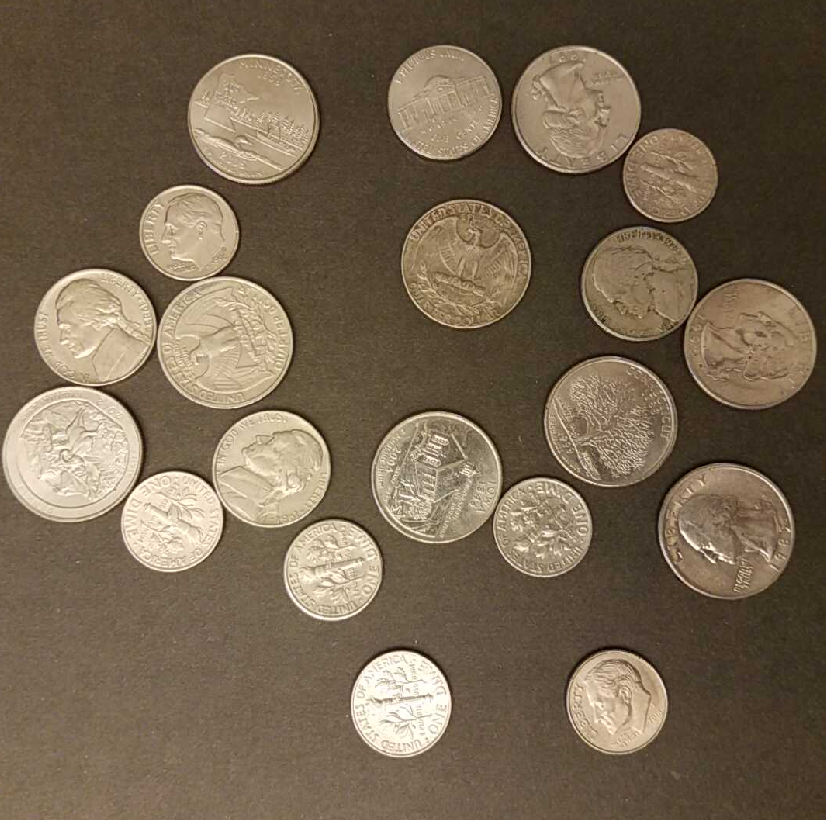
#> input picture 4b_curve_detection/coins.png, 826 x 820 px
$ python ex4b_b.py
#> lines starting #> are read from the running program, lines starting #| are printed output that depends on the picture; after the words box and inside, x2 and y2 are one past the last pixel; in counts of white or black regions, pixels touching at a corner belong together
# %% [markdown]
# Let's identify coins!
# in the image given below we want to detect each coin currency,
# and we'll do it with cv2.HoughCircles!

# %%
# to run in google colab
import sys

if "google.colab" in sys.modules:

    def download_from_web(url):
        import requests

        response = requests.get(url)
        if response.status_code == 200:
            with open(url.split("/")[-1], "wb") as file:
                file.write(response.content)
        else:
            raise Exception(
                f"Failed to download the image. Status code: {response.status_code}"
            )

    download_from_web(
        "https://github.com/YoniChechik/AI_is_Math/raw/master/c_04b_hough_transform/ex4b/coins.png"
    )


# %%
import cv2
from matplotlib import pyplot as plt

figsize = (10, 10)

# %%
im3 = cv2.imread("coins.png")
#> im3 is the input picture: shape (820, 826, 3); mean B, G, R 79.4, 100.5, 116.9
im3 = cv2.cvtColor(im3, cv2.COLOR_BGR2RGB)
im = cv2.cvtColor(im3, cv2.COLOR_RGB2GRAY)
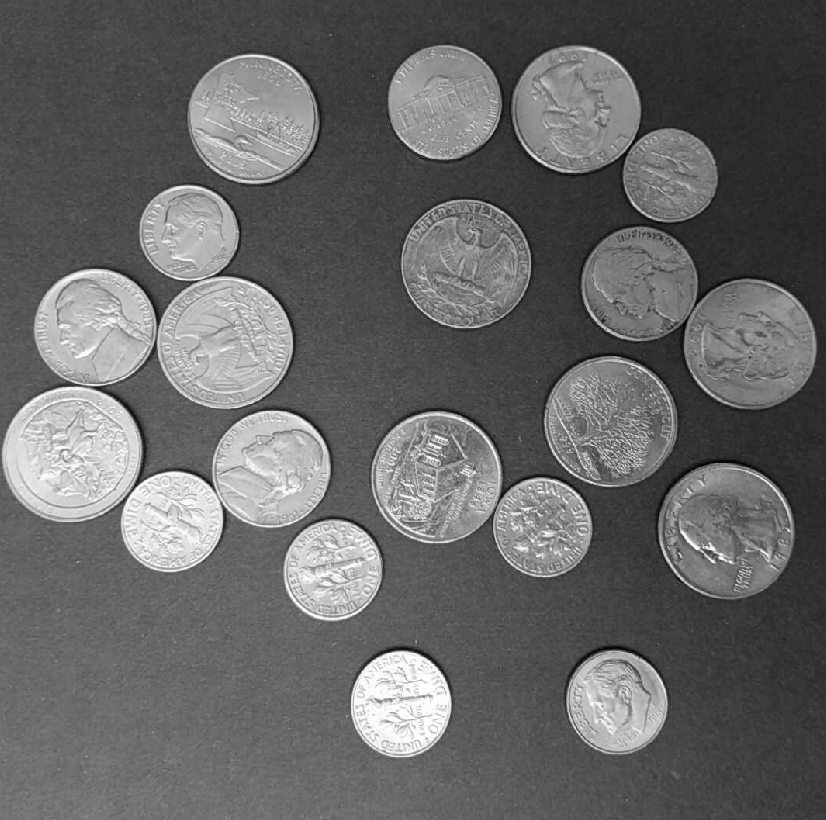
#> im: shape (820, 826); min 3, max 254, mean 103
res = im3.copy()

# to detect the right circle dimeter and place
acc_ratio = 1.5
min_dist = 25
canny_upper_th = 550
acc_th = 85
circles = cv2.HoughCircles(
    im,
    cv2.HOUGH_GRADIENT,
    acc_ratio,
    min_dist,
    param1=canny_upper_th,
    param2=acc_th,
    minRadius=None,
    maxRadius=None,
)
#> circles = 20 rows, first 8: [608.2, 420.8, 64.5], [224.2, 339.8, 68.7], [750.8, 344.2, 64.95], [465.8, 264.8, 64.5], [270.8, 467.2, 59.1], [170.2, 519.8, 51.45], [71.25, 453.8, 69.75], [95.25, 329.2, 60.45]

# %%
# === font vars
font = cv2.FONT_HERSHEY_SIMPLEX
bottomLeftCornerOfText = (10, 500)
fontScale = 0.8
fontColor = (0, 0, 0)
lineType = 2


# ==== for each detected circle
for xyr in circles[0, :]:
    # draw the outer circle
    c_xy = (int(xyr[0]), int(xyr[1]))
    r = int(xyr[2])
    res = cv2.circle(res, c_xy, r, (0, 255, 0), 3)

    # TODO: write currency type on each coin.
    # use cv2.putText() and the font vars above.
    # If you need, different coin sizes can be found here:
    # https://avocadoughtoast.com/weights-sizes-us-coins/

    if r > 60:
        coin_type = "Q"

    elif r > 51:
        coin_type = "N"
    else:
        coin_type = "D"
    text_pos = (c_xy[0], c_xy[1])
    cv2.putText(
            res,
            coin_type,
            text_pos,
            font,
            fontScale,
            fontColor,
            lineType
        )
#> this loop made 20 passes
#> (xyr, r, coin_type, text_pos) on passes 1 to 12: ([608.2, 420.8, 64.5], 64, 'Q', (608, 420)), ([224.2, 339.8, 68.7], 68, 'Q', (224, 339)), ([750.8, 344.2, 64.95], 64, 'Q', (750, 344)), ([465.8, 264.8, 64.5], 64, 'Q', (465, 264)), ([270.8, 467.2, 59.1], 59, 'N', (270, 467)), ([170.2, 519.8, 51.45], 51, 'D', (170, 519)), ([71.25, 453.8, 69.75], 69, 'Q', (71, 453)), ([95.25, 329.2, 60.45], 60, 'N', (95, 329)), ([438.8, 474.8, 66.15], 66, 'Q', (438, 474)), ([576.8, 108.8, 62.25], 62, 'Q', (576, 108)), ([615.8, 699.8, 49.65], 49, 'D', (615, 699)), ([333.8, 569.2, 48.6], 48, 'D', (333, 569))
#> pass 1, `res = cv2.circle(res, c_xy, r, (0, 255, 0), 3)`:
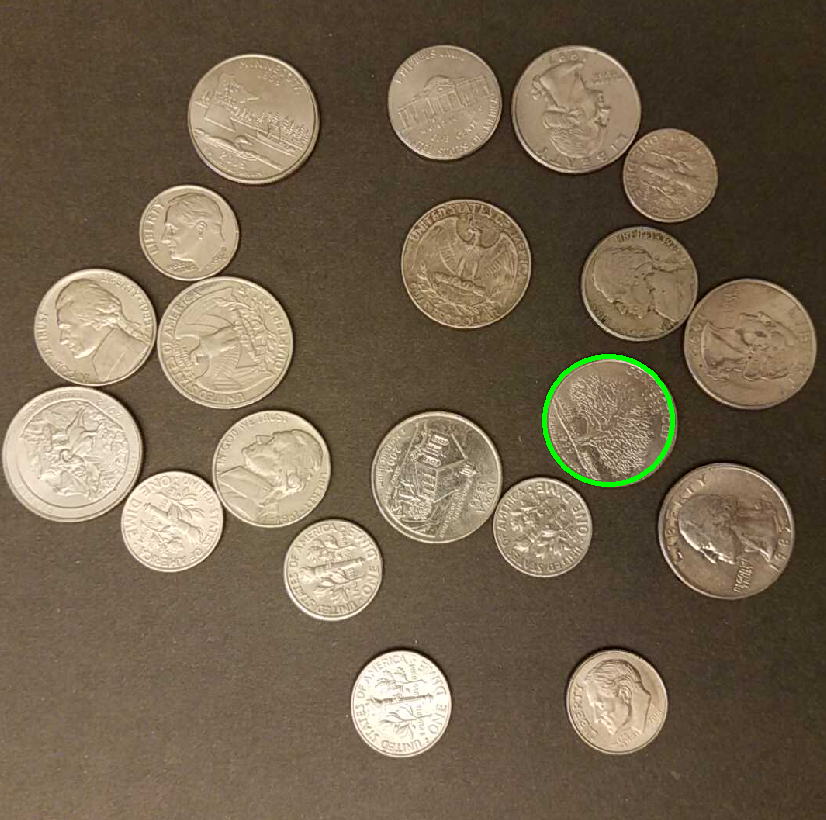
#> res: shape (820, 826, 3); mean R, G, B 116.6, 101, 79.1
#> pass 2, `res = cv2.circle(res, c_xy, r, (0, 255, 0), 3)`:
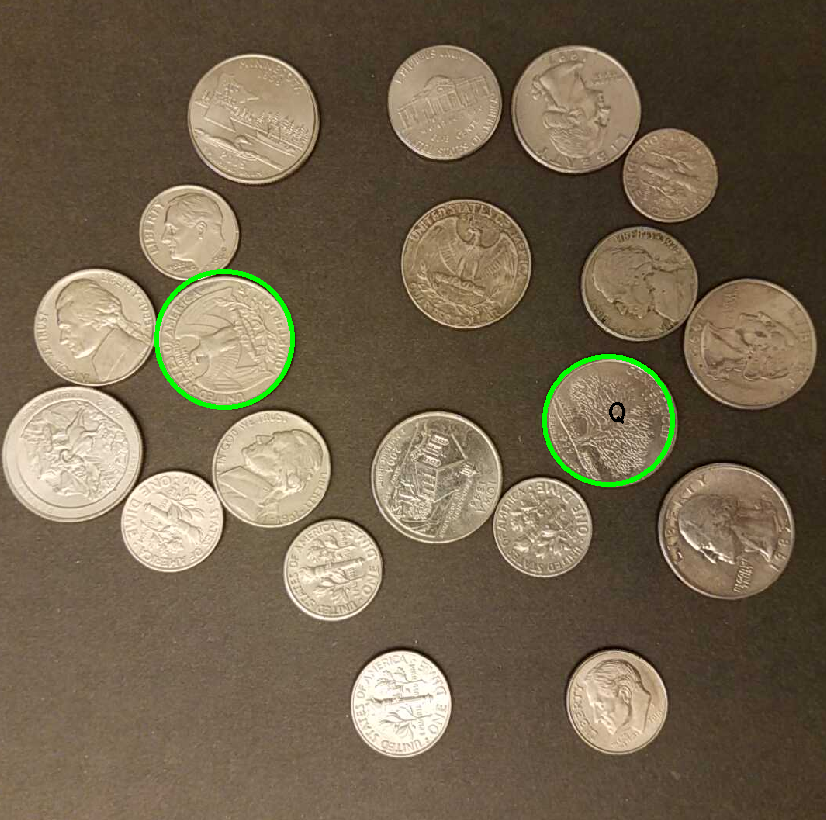
#> res: shape (820, 826, 3); 0.33% of pixels changed, all inside (x1, y1, x2, y2) = (154, 269, 625, 424)
#> pass 3, `res = cv2.circle(res, c_xy, r, (0, 255, 0), 3)`:
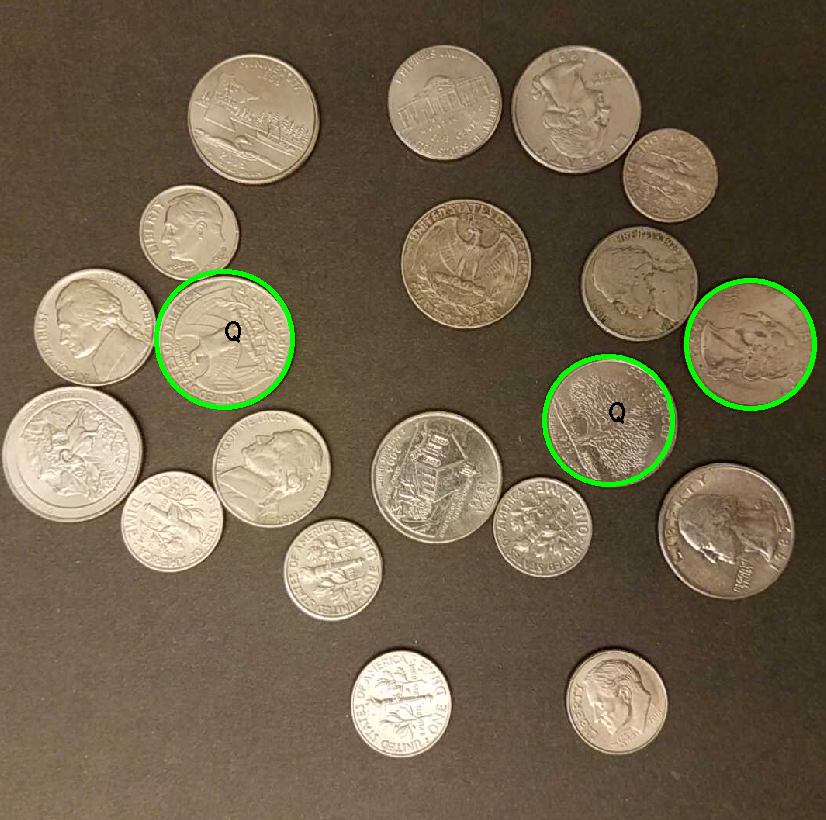
#> res: shape (820, 826, 3); 0.32% of pixels changed, all inside (x1, y1, x2, y2) = (225, 278, 817, 411)
#> after the loop:
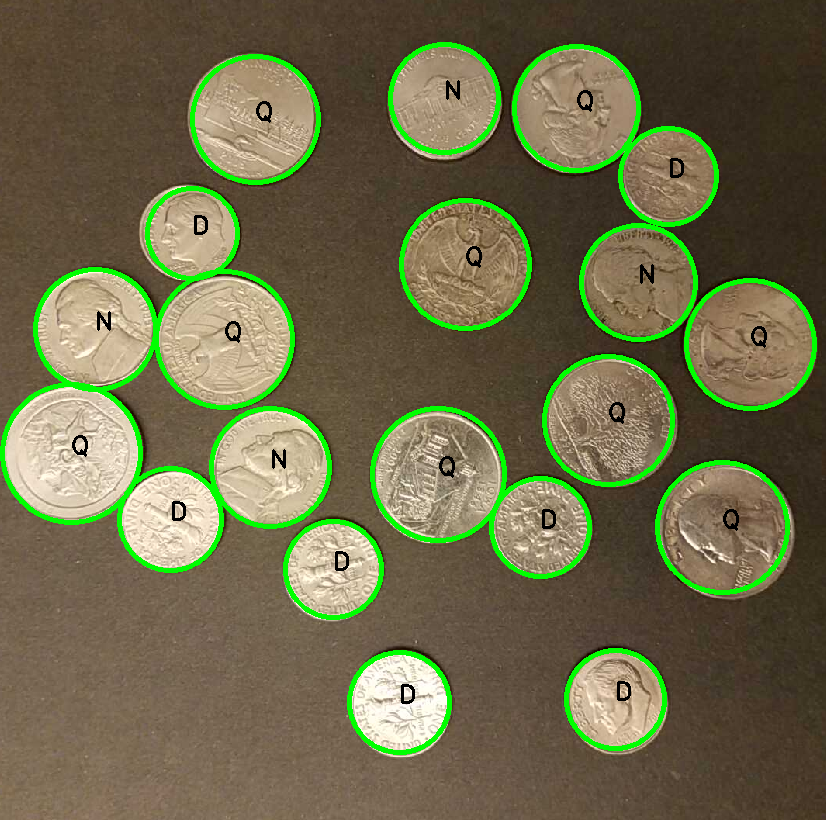
#> res: shape (820, 826, 3); 4.74% of pixels changed, all inside (x1, y1, x2, y2) = (0, 42, 790, 755)


plt.figure(figsize=figsize)
plt.imshow(res)
plt.title("final result- coins detection")
plt.show()

# %%
